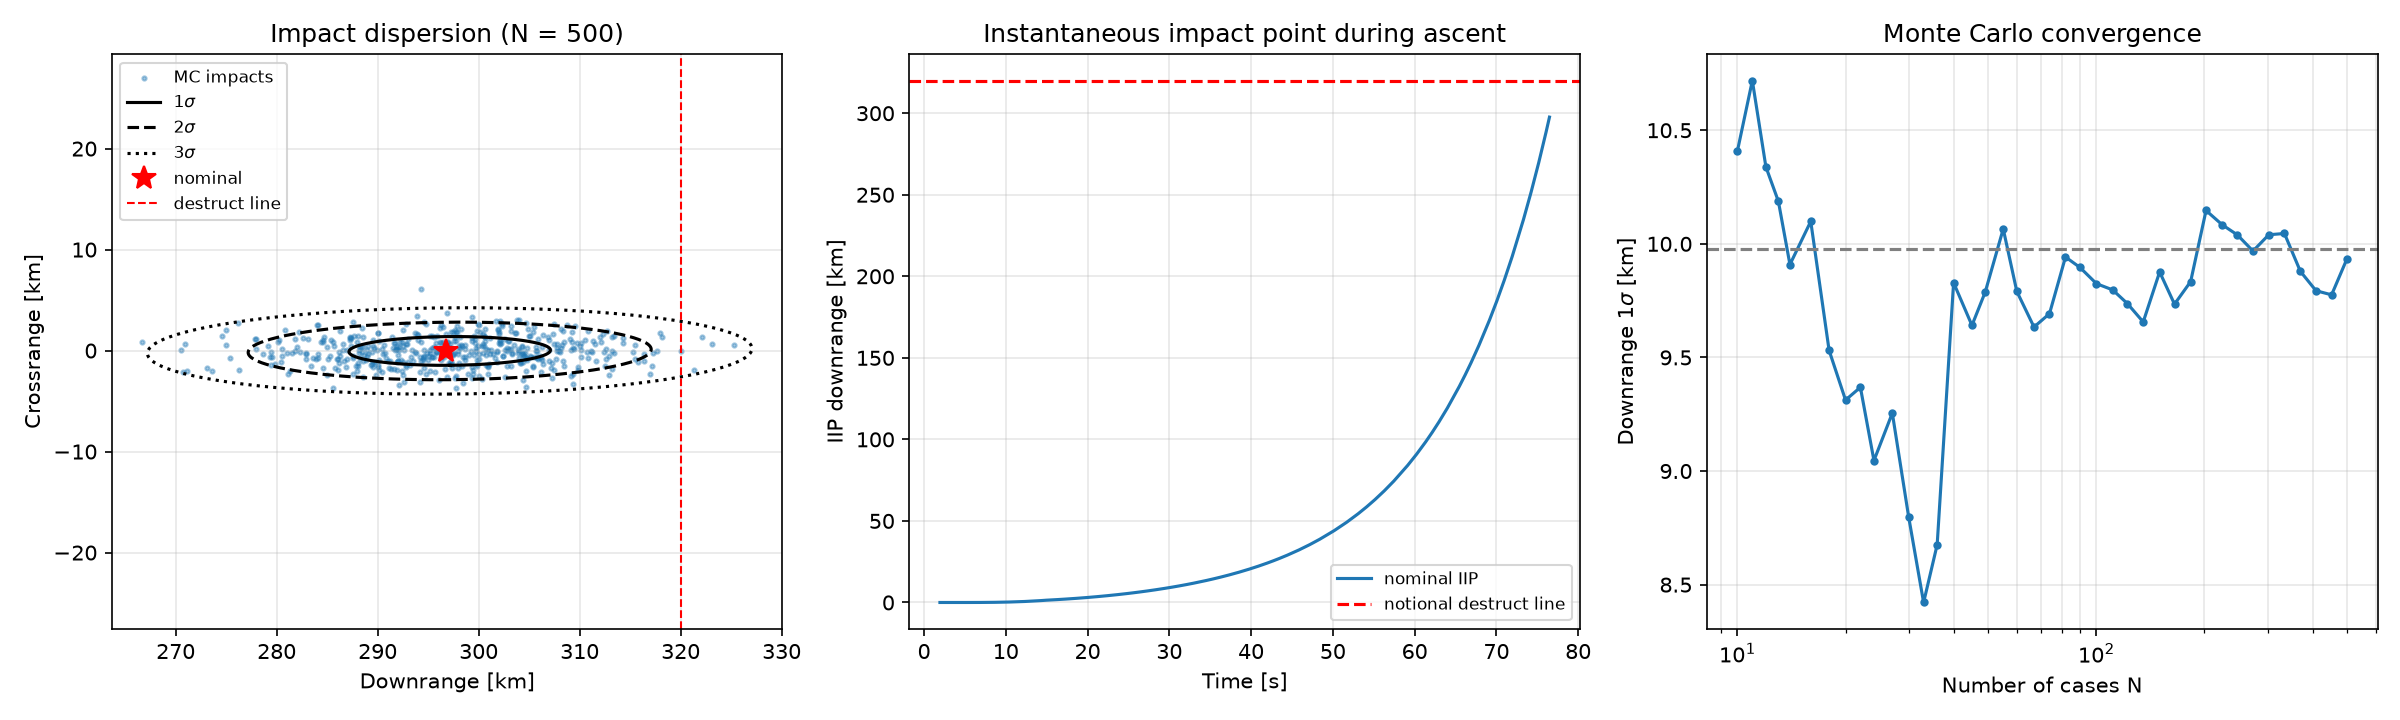

The script that saved this image:
"""
montecarlo.py -- Monte Carlo impact dispersion and IIP analysis for traj3dof.

1. Fly the nominal gravity turn and extract its pitch program.
2. Fly N dispersed cases that track that pitch program open-loop.
3. Fit impact-point covariance and draw 1/2/3-sigma ellipses.
4. Trace the nominal IIP during powered flight against a notional destruct line.
"""

import argparse
from dataclasses import replace
import numpy as np
import matplotlib
matplotlib.use("Agg")
import matplotlib.pyplot as plt

from traj3dof import Vehicle, Guidance, Wind, simulate, pitch_program, iip, RE

# 1-sigma dispersions (Gaussian). Assumed values -- documented in README.
SIGMA = {
    "thrust": 0.01,       # fraction
    "isp": 0.005,         # fraction
    "m_dry": 0.02,        # fraction of dry mass
    "cd": 0.05,           # fraction
    "yaw_err_deg": 0.1,   # deg
    "wind_dr": 7.0,       # m/s
    "wind_cr": 7.0,       # m/s
}


def disperse(rng, veh0, gd0):
    m_dry0 = veh0.m0 - veh0.m_prop
    m_dry = m_dry0 * (1 + SIGMA["m_dry"] * rng.standard_normal())
    veh = replace(veh0,
                  m0=m_dry + veh0.m_prop,
                  thrust=veh0.thrust * (1 + SIGMA["thrust"] * rng.standard_normal()),
                  isp=veh0.isp * (1 + SIGMA["isp"] * rng.standard_normal()),
                  cd=veh0.cd * (1 + SIGMA["cd"] * rng.standard_normal()))
    gd = replace(gd0, yaw_err_deg=SIGMA["yaw_err_deg"] * rng.standard_normal())
    wind = Wind(SIGMA["wind_dr"] * rng.standard_normal(),
                SIGMA["wind_cr"] * rng.standard_normal())
    return veh, gd, wind


def sigma_ellipse(mean, cov, k, n=200):
    """Points on the k-sigma ellipse of a 2D Gaussian."""
    vals, vecs = np.linalg.eigh(cov)
    ang = np.linspace(0, 2 * np.pi, n)
    circle = np.vstack([np.cos(ang), np.sin(ang)])
    return (mean[:, None] + vecs @ (k * np.sqrt(vals)[:, None] * circle))


def main():
    ap = argparse.ArgumentParser()
    ap.add_argument("-n", type=int, default=1000, help="number of Monte Carlo cases")
    ap.add_argument("--seed", type=int, default=1)
    ap.add_argument("--destruct-km", type=float, default=320.0,
                    help="notional downrange destruct line for IIP [km]")
    args = ap.parse_args()
    rng = np.random.default_rng(args.seed)

    # ---- Nominal ----
    veh0 = Vehicle()
    nom = simulate(veh0, Guidance())
    gd0 = Guidance(pitch_table=pitch_program(nom))
    nom = simulate(veh0, gd0)
    print(f"Nominal: apogee {nom['apogee_alt']/1e3:.1f} km, "
          f"impact {nom['impact_dr']/1e3:.1f} km downrange")

    # ---- Monte Carlo ----
    impacts = np.zeros((args.n, 2))
    apogees = np.zeros(args.n)
    for i in range(args.n):
        veh, gd, wind = disperse(rng, veh0, gd0)
        r = simulate(veh, gd, wind)
        impacts[i] = r["impact_dr"], r["impact_cr"]
        apogees[i] = r["apogee_alt"]
        if (i + 1) % max(1, args.n // 10) == 0:
            print(f"  {i + 1}/{args.n} cases")

    imp_km = impacts / 1e3
    mean = imp_km.mean(axis=0)
    cov = np.cov(imp_km.T)
    sd = np.sqrt(np.diag(cov))
    print(f"\nImpact mean:  downrange {mean[0]:.2f} km, crossrange {mean[1]:.2f} km")
    print(f"Impact 1-sig: downrange {sd[0]:.2f} km, crossrange {sd[1]:.2f} km")
    print(f"Apogee:       {apogees.mean()/1e3:.1f} +/- {apogees.std()/1e3:.1f} km (1-sig)")

    # Containment check: fraction inside k-sigma ellipse vs theory 1 - exp(-k^2/2)
    diff = imp_km - mean
    d2 = np.einsum("ij,jk,ik->i", diff, np.linalg.inv(cov), diff)   # squared Mahalanobis
    for k in (1, 2, 3):
        print(f"  inside {k}-sigma ellipse: {np.mean(d2 <= k**2):6.1%}  "
              f"(2D Gaussian theory {1 - np.exp(-k**2 / 2):6.1%})")

    # Convergence: running estimate of downrange sigma vs N
    ns = np.unique(np.logspace(1, np.log10(args.n), 40).astype(int))
    run_sd = [imp_km[:k, 0].std(ddof=1) for k in ns]

    # ---- Nominal IIP trace ----
    t, S = nom["t"], nom["state"]
    powered = (t > 1.0) & (t <= nom["t_burnout"])
    iip_dr = np.array([iip(S[0:3, j], S[3:6, j], 90.0)[0] for j in np.where(powered)[0]]) / 1e3
    t_iip = t[powered]
    crossing = t_iip[iip_dr >= args.destruct_km]
    if crossing.size:
        print(f"\nNominal IIP crosses {args.destruct_km:.0f} km line at t = {crossing[0]:.1f} s")
    else:
        print(f"\nNominal IIP never crosses the {args.destruct_km:.0f} km line "
              f"(max {np.nanmax(iip_dr):.1f} km at burnout)")

    # Dispersed cases whose impact (= final IIP, ignoring reentry drag) exceeds the line
    n_over = int(np.sum(imp_km[:, 0] > args.destruct_km))
    p_hat = n_over / args.n
    se = np.sqrt(max(p_hat, 1 / args.n) * (1 - p_hat) / args.n)
    print(f"Dispersed cases beyond destruct line: {n_over}/{args.n} "
          f"= {p_hat:.2%} (+/- {se:.2%} std. error)")

    # ---- Plots ----
    fig, ax = plt.subplots(1, 3, figsize=(16, 4.8))

    ax[0].scatter(imp_km[:, 0], imp_km[:, 1], s=4, alpha=0.4, label="MC impacts")
    for k, ls in zip((1, 2, 3), ("-", "--", ":")):
        e = sigma_ellipse(mean, cov, k)
        ax[0].plot(e[0], e[1], "k", ls=ls, label=f"{k}$\\sigma$")
    ax[0].plot(nom["impact_dr"] / 1e3, nom["impact_cr"] / 1e3, "r*", ms=12, label="nominal")
    ax[0].axvline(args.destruct_km, color="r", ls="--", lw=1, label="destruct line")
    ax[0].set(xlabel="Downrange [km]", ylabel="Crossrange [km]",
              title=f"Impact dispersion (N = {args.n})")
    ax[0].axis("equal"); ax[0].grid(alpha=0.3); ax[0].legend(fontsize=8)

    ax[1].plot(t_iip, iip_dr, label="nominal IIP")
    ax[1].axhline(args.destruct_km, color="r", ls="--", label="notional destruct line")
    ax[1].set(xlabel="Time [s]", ylabel="IIP downrange [km]",
              title="Instantaneous impact point during ascent")
    ax[1].grid(alpha=0.3); ax[1].legend(fontsize=8)

    ax[2].semilogx(ns, run_sd, "o-", ms=3)
    ax[2].axhline(sd[0], color="gray", ls="--")
    ax[2].set(xlabel="Number of cases N", ylabel="Downrange 1$\\sigma$ [km]",
              title="Monte Carlo convergence")
    ax[2].grid(alpha=0.3, which="both")

    fig.tight_layout()
    fig.savefig("montecarlo.png", dpi=150)
    print("Saved montecarlo.png")


if __name__ == "__main__":
    main()
